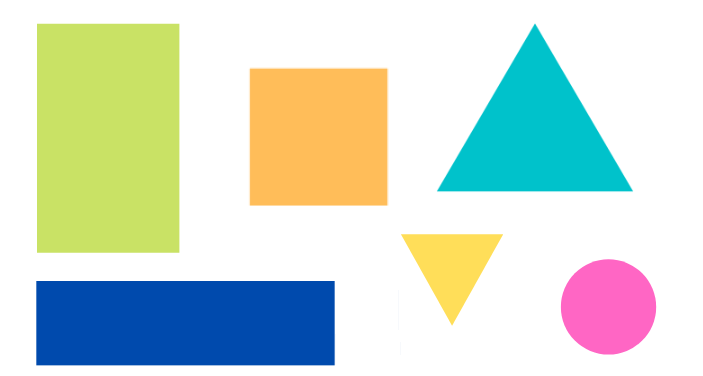
//> input picture contour_herkenning/contour_herkenning/images/shapes.png, 703 x 376 px
$ ./shapes   (built with g++ and OpenCV 4)
//> lines starting //> are read from the running program, lines starting //| are printed output that depends on the picture; after the words box and inside, x2 and y2 are one past the last pixel; in counts of white or black regions, pixels touching at a corner belong together
//> further down, img is the input picture: 376 rows x 703 cols, CV_8UC3; mean B, G, R 208.5, 221, 208.2
#include <opencv2/imgcodecs.hpp>
#include <opencv2/highgui.hpp>
#include <opencv2/imgproc.hpp>
#include <iostream>

using namespace cv;
using namespace std;

Mat imgGray, imgBlur, imgCanny, imgDil, imgErode;

Mat preprocessing(Mat img) {

	cvtColor(img, imgGray, COLOR_BGR2GRAY);
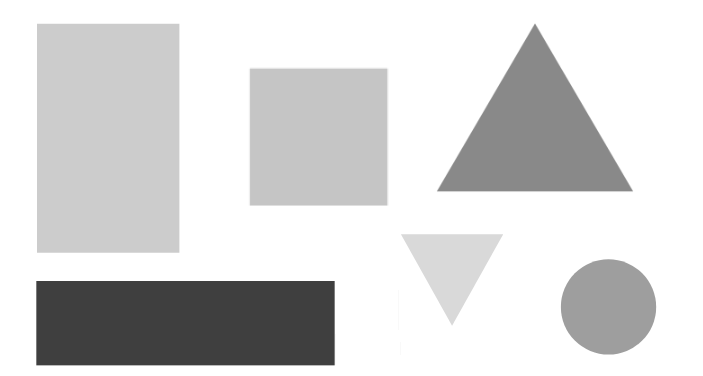
//> imgGray: 376 rows x 703 cols, CV_8UC1; min 63, max 255, mean 215.6
	GaussianBlur(imgGray, imgBlur, Size(3, 3), 3, 0);
	Canny(imgBlur, imgCanny, 25, 75);
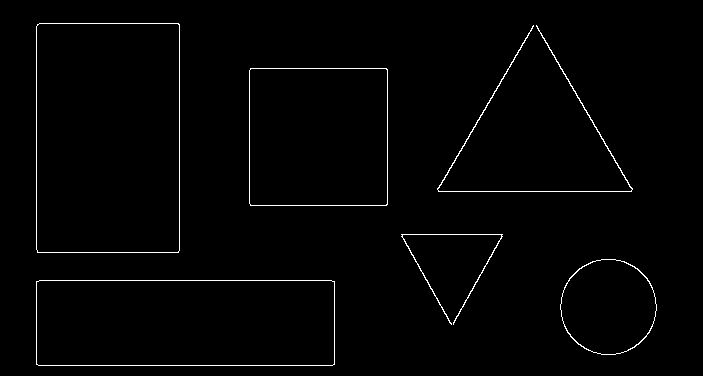
//> imgCanny: 376 rows x 703 cols, CV_8UC1; 1.3% white in thin lines or dots, all inside (x1, y1, x2, y2) = (36, 23, 657, 366)

	Mat kernel = getStructuringElement(MORPH_RECT, Size(3, 3));
	dilate(imgCanny, imgDil, kernel);
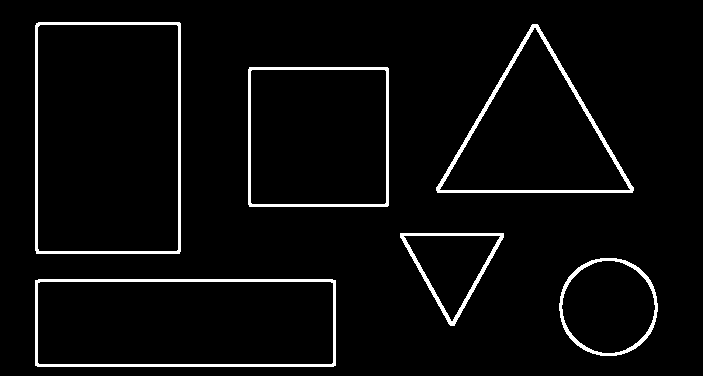
//> imgDil: 376 rows x 703 cols, CV_8UC1; 4% white; 6 white regions

	return(imgDil);
}

void getContours(Mat imgDil, Mat img) {

	vector<vector<Point>> contours;
	vector<Vec4i> hierarchy;

	findContours(imgDil, contours, hierarchy, RETR_EXTERNAL, CHAIN_APPROX_SIMPLE);
//> contours = 6 contours; box (x1, y1, x2, y2) and area: (35, 22, 181, 254) 33486, (35, 279, 336, 367) 26092, (248, 67, 389, 207) 19456, (436, 24, 634, 193) 17318, (559, 258, 658, 356) 7541, (400, 233, 504, 326) 5084

	vector<vector<Point>> conPoly(contours.size());
//> conPoly = 6 empty contours
	vector<Rect> boundRect(contours.size());

	for (int i = 0; i < contours.size(); i++) {

		int area = contourArea(contours[i]);
		string objectType;

		if (area > 1000){

			float peri = arcLength(contours[i], true);
			approxPolyDP(contours[i], conPoly[i], 0.02 * peri, true);

			boundRect[i] = boundingRect(conPoly[i]);
			int objCor = (int)conPoly[i].size();

			if (objCor == 3) { objectType = "Triangle"; }

			else if (objCor == 4){

				float aspRatio = (float)boundRect[i].width / (float)boundRect[i].height;

					if (aspRatio > 0.95 && aspRatio < 1.05) { objectType = "Square";}
					else { objectType = "Rectangle"; }

			} else if (objCor > 4) { objectType = "Circle"; }

			drawContours(img, conPoly, i, Scalar(255, 0, 255), 2);
			rectangle(img, boundRect[i].tl(), boundRect[i].br(), Scalar(0, 255, 0), 5);
			putText(img, objectType, { boundRect[i].x,boundRect[i].y - 5 }, FONT_HERSHEY_PLAIN, 1, Scalar(0, 69, 255), 1.2);

		}
	}
//> this loop made 6 passes
//> (area, peri, objCor, aspRatio) on passes 1, 4, 6: (26092, 771.7, 4, 3.42), (19456, 555.7, 4, 1), (33486, 749.1, 4, 0.628)
//> (area, peri, objCor) on passes 2, 3, 5: (7541, 324.4, 8), (5084, 332, 3), (17318, 616.4, 3)
//> pass 1, in getContours, `putText(img, objectType, { boundRect[i].x,boundRect[i].y - 5 }, FONT_H..`:
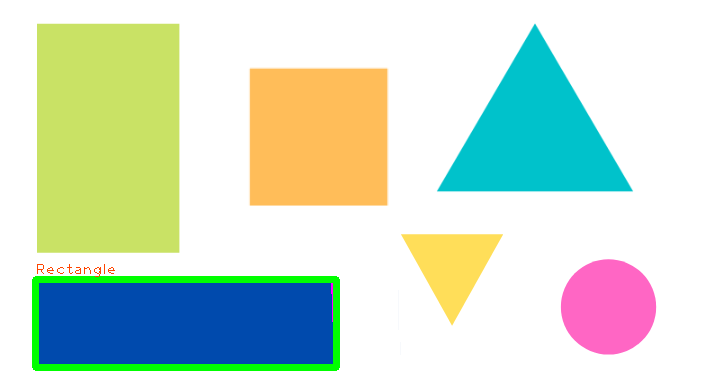
//> img: 376 rows x 703 cols, CV_8UC3; 2.14% of pixels changed, all inside (x1, y1, x2, y2) = (32, 264, 340, 371)
//> pass 2, in getContours, `putText(img, objectType, { boundRect[i].x,boundRect[i].y - 5 }, FONT_H..`:
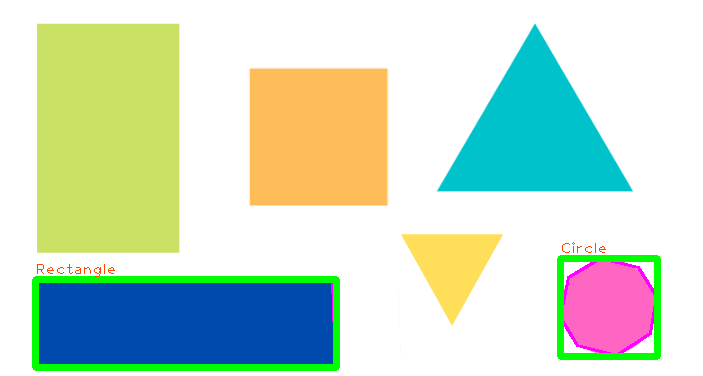
//> img: 376 rows x 703 cols, CV_8UC3; 1.32% of pixels changed, all inside (x1, y1, x2, y2) = (557, 242, 661, 360)
//> pass 3, in getContours, `putText(img, objectType, { boundRect[i].x,boundRect[i].y - 5 }, FONT_H..`:
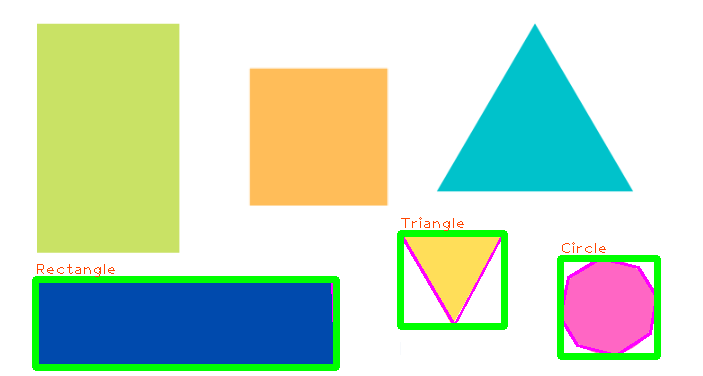
//> img: 376 rows x 703 cols, CV_8UC3; 1.3% of pixels changed, all inside (x1, y1, x2, y2) = (397, 217, 508, 330)
//> after the loop:
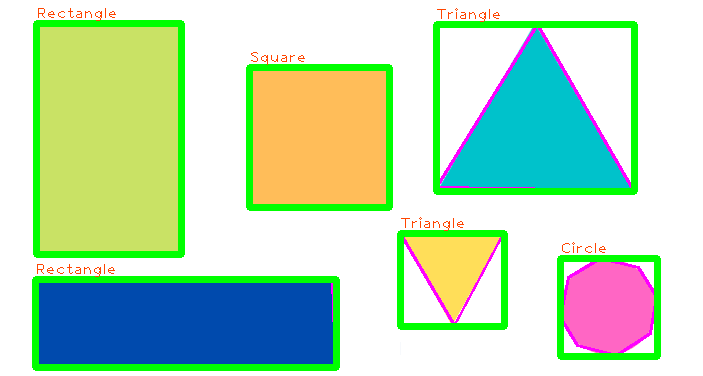
//> img: 376 rows x 703 cols, CV_8UC3; 6.05% of pixels changed, all inside (x1, y1, x2, y2) = (33, 8, 638, 258)
}


/// main function ///

int main() {

	string path = "images/shapes.png";
	Mat img = imread(path);

	// Preprocessing
	preprocessing(img);

	// shape detecting
	getContours(imgDil, img);

	imshow("Shapes", img);
	waitKey(0);
}
